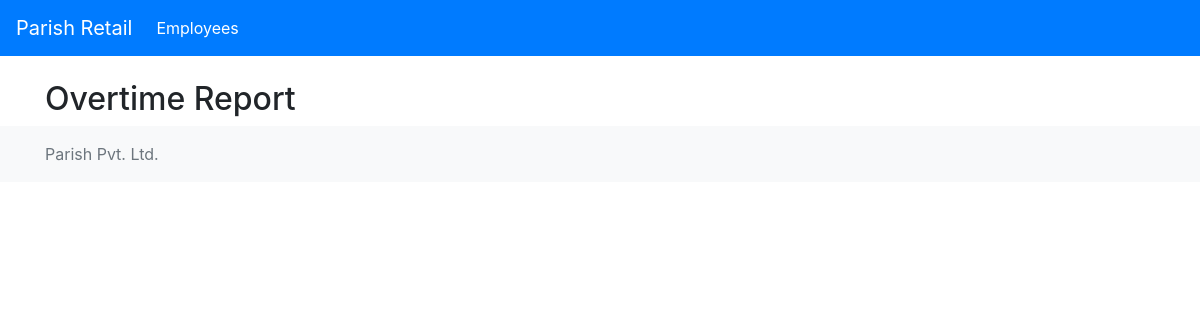
Before: /Attendance/overtime-report/ with the older database file.
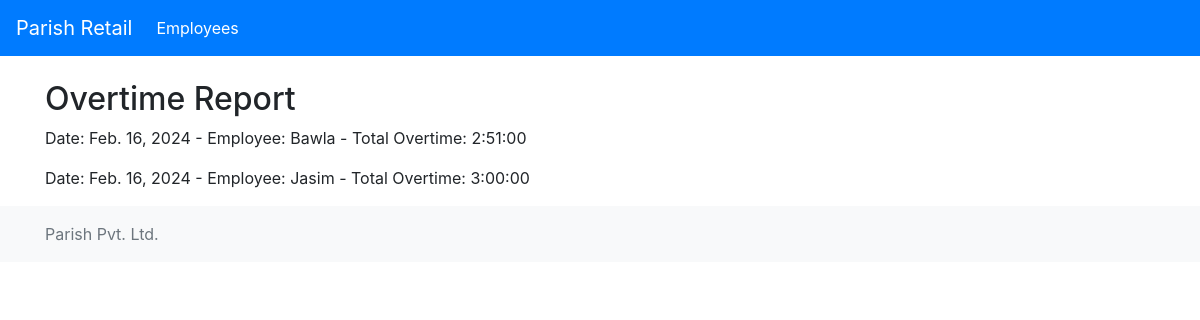
After: the same page with the newer database file.
### Attendance/models.py (models this page shows, shortened)
class Overtime(models.Model):
    employee = models.ForeignKey(Employee, on_delete=models.CASCADE, related_name='overtimes')
    date = models.DateField()
    in_time = models.TimeField()
    out_time = models.TimeField()
    is_half_day = models.BooleanField(default=False, help_text="Indicates if the work duration was less than standard, marking it as a half day")
    total_overtime = models.DurationField(help_text="Calculated as the difference between OUT and IN time", blank=True, null=True)
    class Meta:
        unique_together = ('employee', 'date')
        ordering = ['-date', 'employee']

### Employees/models.py (models this page shows, shortened)
class Employee(models.Model):
    name = models.CharField(max_length=50)
    Last_name = models.CharField(max_length=50)
    CNIC = models.IntegerField()
    designation = models.CharField(max_length=50)
    JobDescription = models.TextField(max_length=300)
    Holiday = models.CharField(max_length=10)
    Salary = models.IntegerField()
    holiday_group = models.CharField(max_length =10)

### Attendance/views.py (the view)
# urls.py: path('overtime-report/', OvertimeReportView.as_view(), name='overtime_report'),
class OvertimeReportView(ListView):
    model = Overtime
    context_object_name = 'overtime_records'
    template_name = 'overtime_report.html'

### Attendance/templates/overtime_report.html
{% extends 'base.html' %}
{% block content %}
<h2>Overtime Report</h2>
<div>
    {% for record in overtime_records %}
    <p>Date: {{ record.date }} - Employee: {{ record.employee.name }} - Total Overtime: {{ record.total_overtime }}</p>
    {% endfor %}
</div>
{% endblock %}

Changed rows visible on the page:
added Overtime: date "Feb. 16, 2024", employee.name "Bawla", total_overtime "2:51:00"
added Overtime: date "Feb. 16, 2024", employee.name "Jasim", total_overtime "3:00:00"
